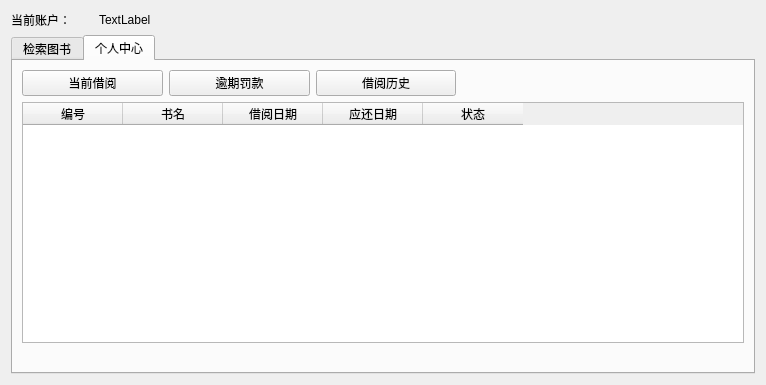
<?xml version="1.0" encoding="UTF-8"?>
<ui version="4.0">
 <class>Form</class>
 <widget class="QWidget" name="Form">
  <property name="geometry">
   <rect>
    <x>0</x>
    <y>0</y>
    <width>766</width>
    <height>385</height>
   </rect>
  </property>
  <property name="windowTitle">
   <string>Form</string>
  </property>
  <layout class="QVBoxLayout" name="verticalLayout">
   <item>
    <layout class="QHBoxLayout" name="horizontalLayout_6" stretch="1,8">
     <item>
      <widget class="QLabel" name="label_4">
       <property name="text">
        <string>当前账户：</string>
       </property>
      </widget>
     </item>
     <item>
      <widget class="QLabel" name="readerLabel">
       <property name="text">
        <string>TextLabel</string>
       </property>
      </widget>
     </item>
    </layout>
   </item>
   <item>
    <widget class="QTabWidget" name="tabWidget">
     <property name="currentIndex">
      <number>1</number>
     </property>
     <widget class="QWidget" name="tab">
      <attribute name="title">
       <string>检索图书</string>
      </attribute>
      <layout class="QVBoxLayout" name="verticalLayout_2">
       <item>
        <layout class="QHBoxLayout" name="horizontalLayout" stretch="0,1,8">
         <property name="leftMargin">
          <number>0</number>
         </property>
         <item>
          <widget class="QLabel" name="label">
           <property name="text">
            <string>查询属性</string>
           </property>
          </widget>
         </item>
         <item>
          <widget class="QComboBox" name="comboBox">
           <item>
            <property name="text">
             <string>编号</string>
            </property>
           </item>
           <item>
            <property name="text">
             <string>书名</string>
            </property>
           </item>
           <item>
            <property name="text">
             <string>作者</string>
            </property>
           </item>
           <item>
            <property name="text">
             <string>类别</string>
            </property>
           </item>
           <item>
            <property name="text">
             <string>状态</string>
            </property>
           </item>
          </widget>
         </item>
         <item>
          <spacer name="horizontalSpacer">
           <property name="orientation">
            <enum>Qt::Orientation::Horizontal</enum>
           </property>
           <property name="sizeHint" stdset="0">
            <size>
             <width>40</width>
             <height>20</height>
            </size>
           </property>
          </spacer>
         </item>
        </layout>
       </item>
       <item>
        <layout class="QHBoxLayout" name="horizontalLayout_2" stretch="1,8,1">
         <item>
          <widget class="QLabel" name="label_2">
           <property name="text">
            <string>查询内容</string>
           </property>
          </widget>
         </item>
         <item>
          <widget class="QLineEdit" name="searchEdit"/>
         </item>
         <item>
          <widget class="QPushButton" name="selectButton">
           <property name="text">
            <string>查询</string>
           </property>
          </widget>
         </item>
        </layout>
       </item>
       <item>
        <layout class="QHBoxLayout" name="horizontalLayout_3" stretch="1,9">
         <item>
          <widget class="QLabel" name="label_3">
           <property name="text">
            <string>查询结果</string>
           </property>
          </widget>
         </item>
         <item>
          <widget class="QTableWidget" name="table">
           <column>
            <property name="text">
             <string>编号</string>
            </property>
           </column>
           <column>
            <property name="text">
             <string>书名</string>
            </property>
           </column>
           <column>
            <property name="text">
             <string>作者</string>
            </property>
           </column>
           <column>
            <property name="text">
             <string>类别</string>
            </property>
           </column>
           <column>
            <property name="text">
             <string>状态</string>
            </property>
           </column>
           <column>
            <property name="text">
             <string>是否借阅</string>
            </property>
           </column>
          </widget>
         </item>
        </layout>
       </item>
      </layout>
     </widget>
     <widget class="QWidget" name="tab_2">
      <attribute name="title">
       <string>个人中心</string>
      </attribute>
      <layout class="QVBoxLayout" name="verticalLayout_3">
       <item>
        <layout class="QHBoxLayout" name="horizontalLayout_4" stretch="1,1,1,2">
         <item>
          <widget class="QPushButton" name="borrowButton">
           <property name="text">
            <string>当前借阅</string>
           </property>
          </widget>
         </item>
         <item>
          <widget class="QPushButton" name="fineButton">
           <property name="text">
            <string>逾期罚款</string>
           </property>
          </widget>
         </item>
         <item>
          <widget class="QPushButton" name="historyButton">
           <property name="text">
            <string>借阅历史</string>
           </property>
          </widget>
         </item>
         <item>
          <layout class="QHBoxLayout" name="horizontalLayout_5">
           <item>
            <widget class="QLabel" name="fineLabel">
             <property name="text">
              <string/>
             </property>
            </widget>
           </item>
          </layout>
         </item>
        </layout>
       </item>
       <item>
        <widget class="QTableWidget" name="table_2">
         <column>
          <property name="text">
           <string>编号</string>
          </property>
         </column>
         <column>
          <property name="text">
           <string>书名</string>
          </property>
         </column>
         <column>
          <property name="text">
           <string>借阅日期</string>
          </property>
         </column>
         <column>
          <property name="text">
           <string>应还日期</string>
          </property>
         </column>
         <column>
          <property name="text">
           <string>状态</string>
          </property>
         </column>
        </widget>
       </item>
       <item>
        <widget class="QLabel" name="fineSumLabel">
         <property name="text">
          <string/>
         </property>
        </widget>
       </item>
      </layout>
     </widget>
    </widget>
   </item>
  </layout>
 </widget>
 <resources/>
 <connections/>
</ui>
